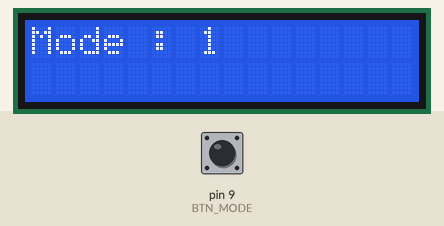
The sketch below on a simulated Arduino Uno, built with avr-gcc and run on an emulated ATmega328P. Shown: 16×2 character LCD. The inputs (shaded band) are chosen by the test bench; at power-on: pin 9 (BTN_MODE) HIGH.

Above: at 1.2 s.
1.3 s: pin 9 (BTN_MODE) pulled LOW for 0.15 s
At 2.4 s:
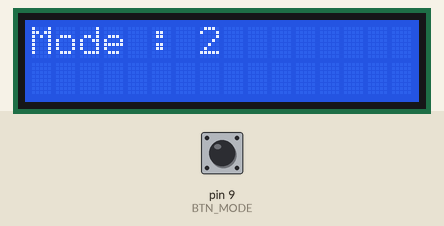
2.9 s: pin 9 (BTN_MODE) pulled LOW for 1 s
At 4.3 s:
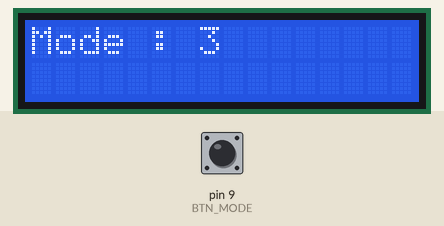
5.4 s: pin 9 (BTN_MODE) pulled LOW for 0.15 s
At 6.4 s:
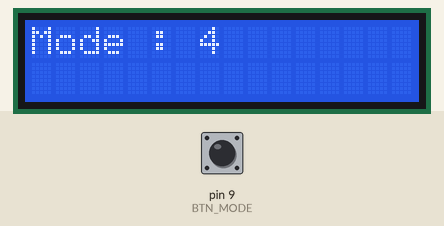
7.1 s: pin 9 (BTN_MODE) pulled LOW for 1 s
At 9.3 s:
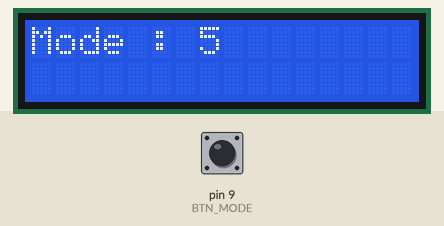
9.6 s: pin 9 (BTN_MODE) pulled LOW for 3.2 s
At 13.9 s:
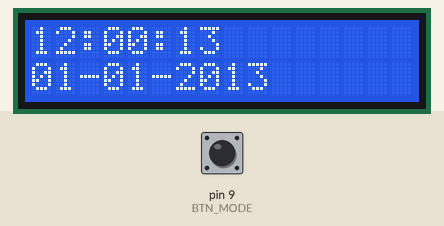
Timing chart, 0 to 15.4 s (numbered marks = the images above; inputs shaded):
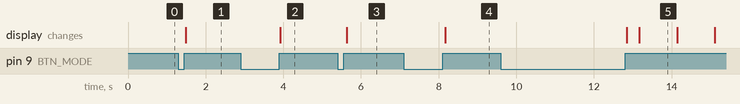

The sketch:

arduino_clock.ino
```cpp
/*
*********************************************************
* LCD Clock with adjustment buttons
*
* Simple clock based on the Arduino UNO board
* and the 2x16 LCD display
*
* You need to download the Time library
* @see http://www.pjrc.com/teensy/td_libs_Time.html
* and add it to your library
* @see http://arduino.cc/en/Guide/Libraries
*
* @date 2013-04-14
*********************************************************
*/


// Required Libraries
#include <Time.h>
#include <LiquidCrystal.h>


// Define button pins
#define BTN_MODE     9
#define BTN_SET_PLUS 8
#define BTN_SET_MIN  7

// Define display modes
#define MODE_DEFAULT      0
#define MODE_SET_HOUR     1
#define MODE_SET_MINUTE   2
#define MODE_SET_DAY      3
#define MODE_SET_MONTH    4
#define MODE_SET_YEAR     5

// define LCD size
#define LCD_LENGTH 16
#define LCD_ROWS    2


// Setup the LCD display
LiquidCrystal lcd(12, 11, 5, 4, 3, 2);


// The current display mode
int currentMode = 0;


/**
 * Setup the board
 */
void setup() {
  // init putton pins
  pinMode(BTN_MODE, INPUT);
  pinMode(BTN_SET_PLUS, INPUT);
  pinMode(BTN_SET_MIN, INPUT);

  // init LCD
  lcd.begin(LCD_LENGTH, LCD_ROWS);

  // set the initial time (2013-01-01 12:00:00)
  setTime(12, 0, 0, 1, 1, 2013);

  // Debugging!
  Serial.begin(9600);
}


/**
 * Controller
 */
void loop() {
  btnModeDetection();

  switch(currentMode) {
    case MODE_DEFAULT:
      timePrint();
      break;

    default:
      lcdPrintText(0, "Mode : " + String(currentMode));
      break;
  }

  delay(100);
}


/******************************************************************
* BUTTON CONTROLS                                                 *
******************************************************************/

/**
 * Detect mode button pressed so we can change the display mode
 *
 * @TODO: build in check to avoid multiple key press detection!
 */
void btnModeDetection() {
  static int lastBtnState = 0;
  int pressed = digitalRead(BTN_MODE);

  /*
  Serial.print(lastBtnState);
  Serial.print("-");
  Serial.print(pressed);
  Serial.println();
  */

  // check if the last known button state is the same
  // as the current
  if (pressed == lastBtnState) {
    return;
  }

  lastBtnState = pressed;

  // no action required if not pressed
  if (pressed != HIGH) {
    return;
  }

  // update the screen mode
  currentMode++;
  if (currentMode > MODE_SET_YEAR) {
    currentMode = 0;
  }
}


/******************************************************************
* DATE-TIME HELPERS                                               *
******************************************************************/

/**
 * Print out time & date on the display
 */
void timePrint() {
  String timeDisplay = digitString(hour())
    + ':'
    + digitString(minute())
    + ':'
    + digitString(second());
  String dateDisplay = digitString(day())
    + '-'
    + digitString(month())
    + '-'
    + digitString(year());

  //Serial.print(timeDisplay);
  //Serial.println();

  lcdPrintText(0, timeDisplay);
  lcdPrintText(1, dateDisplay);
}

/**
 * Helper to convert a time/date value to String object
 * It will prepend values lower then 10 with a leading 0
 */
String digitString(int digits){
  String digitsString = String(digits);

  if(digits < 10) {
    digitsString = "0" + digitsString;
  }

  return digitsString;
}


/******************************************************************
* LCD HELPERS                                                     *
******************************************************************/

/**
 * Print the given text to the LCD display
 *
 * @param int lineNum
 *    The line number to write the text to
 * @param String lineText
 *    The text to write to the line
 */
void lcdPrintText(int lineNum, String lineText) {
  lcd.setCursor(0, lineNum);
  lcd.print(lineText);
}

/**
 * Clear the given line number
 *
 * @TODO: make this smarter!
 */
void lcdClearLine(int lineNum) {
  lcd.setCursor(0, lineNum);
  lcd.print("                ");
}
```

Measured:
- after the input at 1.3 s, the display: changes after 0.18 s (image 1)
- after the input at 2.9 s, the display: changes after 1.0 s (image 2)
- after the input at 5.4 s, the display: changes after 0.24 s (image 3)
- after the input at 7.1 s, the display: changes after 1.1 s (image 4)
- after the input at 9.6 s, the display: first changes after 3.2 s (image 5 shows a later state)
- what the display in image 5 shows lasts 0.9 s, from 13.2 s to 14.1 s
